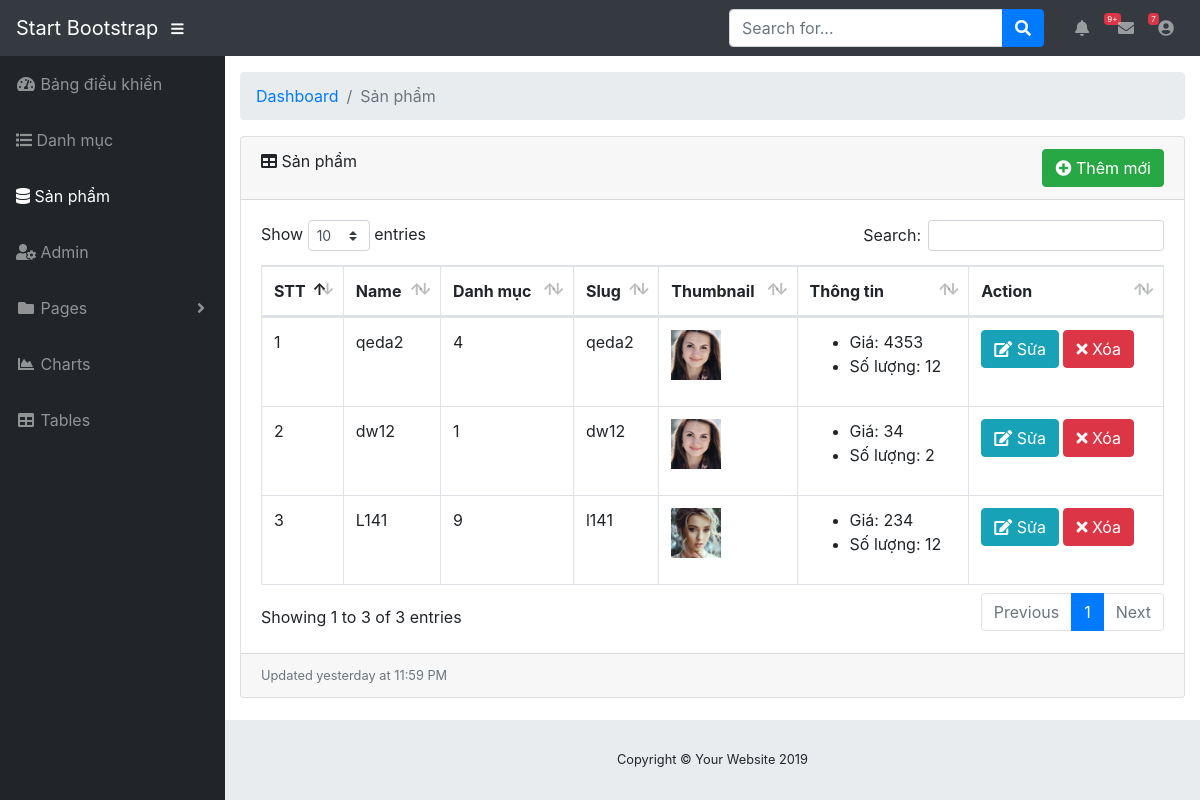
The app's page /admin/modules/product/index.php, older data.
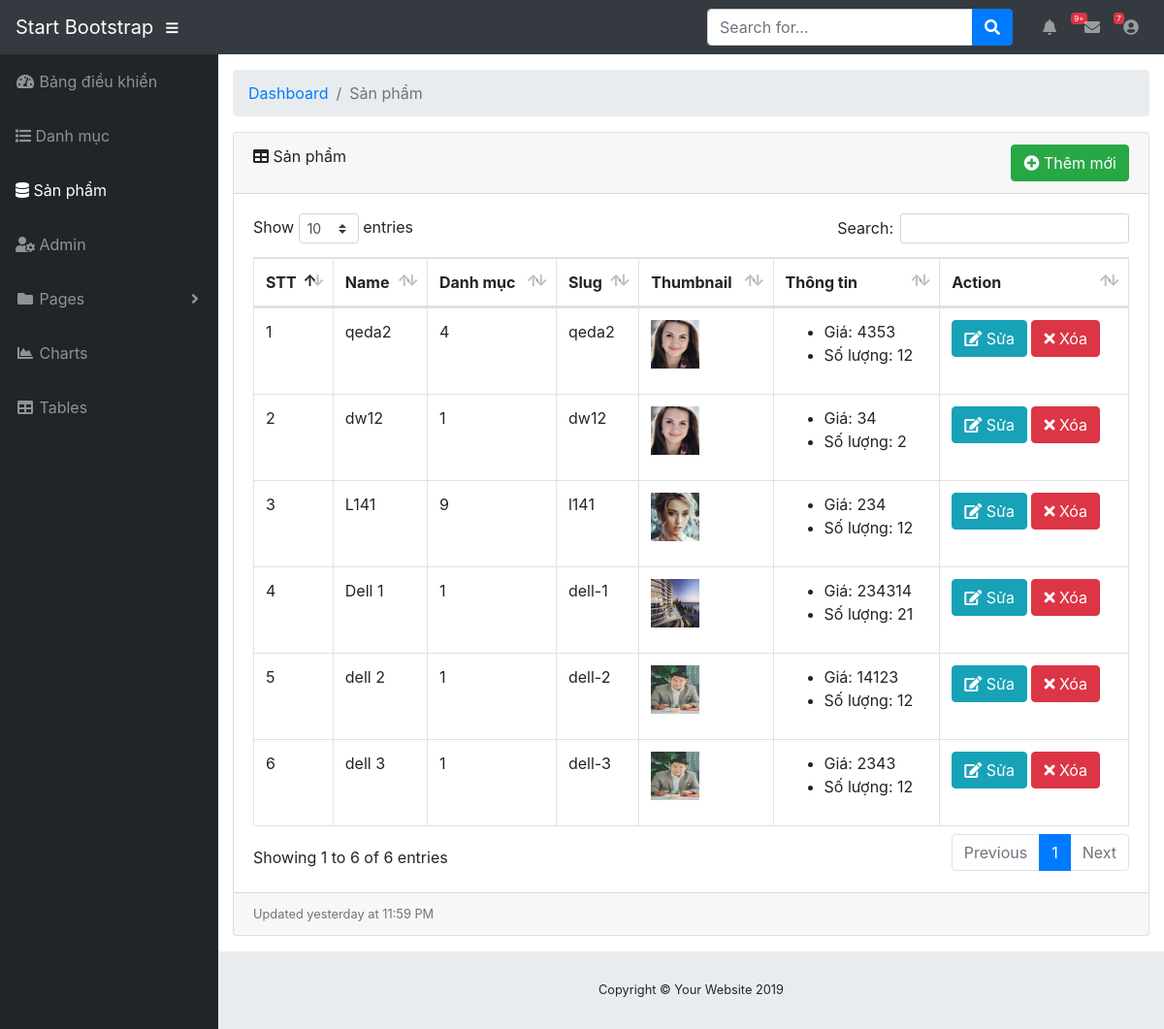
The same page, newer data.
### tables this page shows
CREATE TABLE `product` (
  `id` int(11) NOT NULL,
  `name` varchar(100) DEFAULT NULL,
  `slug` varchar(100) DEFAULT NULL,
  `price` int(11) DEFAULT NULL,
  `sale` tinyint(4) DEFAULT '0',
  `thumbnail` varchar(100) DEFAULT NULL,
  `category_id` int(11) DEFAULT NULL,
  `content` text,
  `number` int(11) DEFAULT NULL,
  `head` int(11) DEFAULT '0',
  `view` int(11) DEFAULT '0',
  `hot` tinyint(4) DEFAULT '0',
  `created_at` timestamp NULL DEFAULT CURRENT_TIMESTAMP,
  `updated_at` timestamp NULL DEFAULT CURRENT_TIMESTAMP ON UPDATE CURRENT_TIMESTAMP
);

### libraries/Database.php (called while the page is built, shortened)
<?php
    class Database
    {
        public $link;
        public function __construct()
        {
            $this->link = mysqli_connect("localhost", "root", "", "web_shop") or die ();
            mysqli_set_charset($this->link,"utf8");
        }
         public function fetchAll($table)
        {
            $sql = "SELECT * FROM {$table} WHERE 1" ;
            $result = mysqli_query($this->link,$sql) or die("Lỗi Truy Vấn fetchAll " .mysqli_error($this->link));
            $data = [];
            if( $result)
            {
                while ($num = mysqli_fetch_assoc($result))
                {
                    $data[] = $num;
                }
            }
            return $data;
        }
    }
?>

### admin/autoload/autoload.php (called while the page is built, shortened)
<?php
	require_once __DIR__. "/../../libraries/Database.php";
   	require_once __DIR__. "/../../libraries/Function.php";
   	$db = new Database ;
?>

### libraries/Function.php (called while the page is built, shortened)
<?php
    function base_url()
    {
        return $url  = "http://localhost/web-shop/";
    }
    function uploads()
    {
        return base_url() . "public/uploads/";
    }
 ?>

### admin/modules/product/index.php (the view, shortened to what the changed rows need)
<?php
   require_once __DIR__. "/../../autoload/autoload.php";
   $product = $db->fetchAll("product");
?>
<?php require_once __DIR__. "/../../layouts/header.php"; ?>
            <div class="container-fluid">
               <div class="card mb-3">
                  <div class="card-body">
                     <div class="table-responsive">
                        <div id="dataTable_wrapper" class="dataTables_wrapper dt-bootstrap4">
                           <div class="row">
                              <div class="col-12">
                                 <table class="table table-bordered dataTable" id="dataTable" width="100%" cellspacing="0" role="grid" aria-describedby="dataTable_info" style="width: 100%;">
                                    <thead>
                                       <tr role="row">
                                          <th class="sorting_asc" tabindex="0" aria-controls="dataTable" rowspan="1" colspan="1" aria-label="Name: activate to sort column descending" aria-sort="ascending">STT</th>
                                          <th class="sorting" tabindex="0" aria-controls="dataTable" rowspan="1" colspan="1" aria-label="Position: activate to sort column ascending">Name</th>
                                          <th class="sorting" tabindex="0" aria-controls="dataTable" rowspan="1" colspan="1" aria-label="Position: activate to sort column ascending">Danh mục</th>
                                          <th class="sorting" tabindex="0" aria-controls="dataTable" rowspan="1" colspan="1" aria-label="Office: activate to sort column ascending">Slug</th>
                                          <th class="sorting" tabindex="0" aria-controls="dataTable" rowspan="1" colspan="1" aria-label="Office: activate to sort column ascending">Thumbnail</th>
                                          <th class="sorting" tabindex="0" aria-controls="dataTable" rowspan="1" colspan="1" aria-label="Office: activate to sort column ascending">Thông tin</th>
                                          <th class="sorting" tabindex="0" aria-controls="dataTable" rowspan="1" colspan="1" aria-label="Age: activate to sort column ascending">Action</th>
                                       </tr>
                                    </thead>
                                    <tbody>
                                       <?php $stt = 1; foreach ($product as $item): ?>
                                          <tr role="row" class="odd">
                                             <td class="sorting_1"><?php echo $stt ?></td>
                                             <td><?php echo $item['name'] ?></td>
                                             <td><?php echo $item['category_id'] ?></td>
                                             <td><?php echo $item['slug'] ?></td>
                                             <td>
                                             	<img src="<?php echo uploads() ?>product/<?php echo $item['thumbnail'] ?>" width="50px" height="50px">
                                             </td>
                                             <td>
                                             	<ul>
                                             		<li>Giá: <?php echo $item['price'] ?></li>
                                             		<li>Số lượng: <?php echo $item['number'] ?></li>
                                             	</ul>
                                             </td>
                                             <td>
                                                <a class="btn btn-xs btn-info" href="edit.php?id=<?php echo $item['id'] ?>"><i class="fa fa-edit"></i> Sửa</a>
                                                <a class="btn btn-xs btn-danger" href="delete.php?id=<?php echo $item['id'] ?>"><i class="fa fa-times"></i> Xóa</a>
                                             </td>
                                          </tr>
                                       <?php $stt++; endforeach ?>
                                    </tbody>
                                 </table>
                              </div>
                           </div>
                        </div>
                     </div>
                  </div>
               </div>
            </div>
 <?php require_once __DIR__. "/../../layouts/footer.php"; ?>

Row changes from the older to the newer data that the page shows:
added product: name "Dell 1", category "1", slug "dell-1", thumbnail (picture), price "234314", number "21"
added product: name "dell 2", category "1", slug "dell-2", thumbnail (placeholder picture), price "14123", number "12"
added product: name "dell 3", category "1", slug "dell-3", thumbnail (placeholder picture), price "2343", number "12"
Text that changed along with them:
text written by a page script: "Show entries Search: Showing 1 to 3 of 3 entries Previous 1 Next" → "Show entries Search: Showing 1 to 6 of 6 entries Previous 1 Next"
